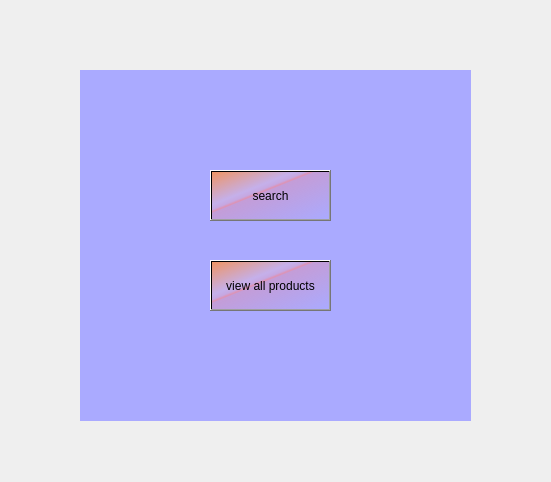
<?xml version="1.0" encoding="UTF-8"?>
<ui version="4.0">
 <class>Form</class>
 <widget class="QWidget" name="Form">
  <property name="geometry">
   <rect>
    <x>0</x>
    <y>0</y>
    <width>551</width>
    <height>482</height>
   </rect>
  </property>
  <property name="windowTitle">
   <string>Form</string>
  </property>
  <widget class="QWidget" name="widget" native="true">
   <property name="geometry">
    <rect>
     <x>80</x>
     <y>70</y>
     <width>391</width>
     <height>351</height>
    </rect>
   </property>
   <property name="styleSheet">
    <string notr="true">background-color: qlineargradient(spread:pad, x1:1, y1:1, x2:1, y2:1, stop:0 rgba(170, 170, 255, 255), stop:1 rgba(255, 255, 255, 255));</string>
   </property>
   <widget class="QPushButton" name="searchcl">
    <property name="geometry">
     <rect>
      <x>130</x>
      <y>100</y>
      <width>121</width>
      <height>51</height>
     </rect>
    </property>
    <property name="font">
     <font>
      <pointsize>9</pointsize>
     </font>
    </property>
    <property name="styleSheet">
     <string notr="true">background-color: qlineargradient(spread:pad, x1:0, y1:0, x2:1, y2:1, stop:0 rgba(255, 143, 62, 206), stop:0.35 rgba(255, 188, 188, 80), stop:0.4 rgba(255, 162, 162, 80), stop:0.425 rgba(255, 132, 132, 156), stop:0.44 rgba(252, 128, 128, 80), stop:1 rgba(255, 255, 255, 0));</string>
    </property>
    <property name="text">
     <string>search</string>
    </property>
   </widget>
   <widget class="QPushButton" name="viewallcl">
    <property name="geometry">
     <rect>
      <x>130</x>
      <y>190</y>
      <width>121</width>
      <height>51</height>
     </rect>
    </property>
    <property name="font">
     <font>
      <pointsize>9</pointsize>
     </font>
    </property>
    <property name="styleSheet">
     <string notr="true">background-color: qlineargradient(spread:pad, x1:0, y1:0, x2:1, y2:1, stop:0 rgba(255, 143, 62, 206), stop:0.35 rgba(255, 188, 188, 80), stop:0.4 rgba(255, 162, 162, 80), stop:0.425 rgba(255, 132, 132, 156), stop:0.44 rgba(252, 128, 128, 80), stop:1 rgba(255, 255, 255, 0));</string>
    </property>
    <property name="text">
     <string>view all products</string>
    </property>
   </widget>
  </widget>
 </widget>
 <resources/>
 <connections/>
</ui>
